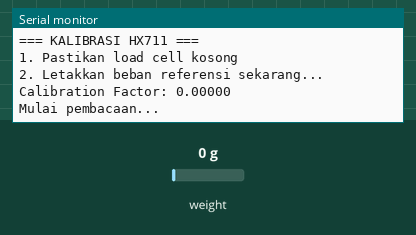
Simulated run of this sketch. Board: Arduino Uno, built with avr-gcc and run on an emulated ATmega328P. On the bench: the last lines printed to the serial monitor. The test bench sets the inputs (shaded band); at power-on: weight on the scale 0 g.

Above: at 9.2 s.
9.3 s: weight on the scale set to 100 g
At 9.8 s:
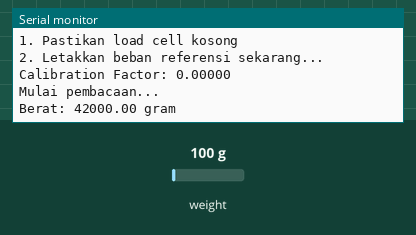
12.5 s: weight on the scale set to 1250 g
At 13.4 s:
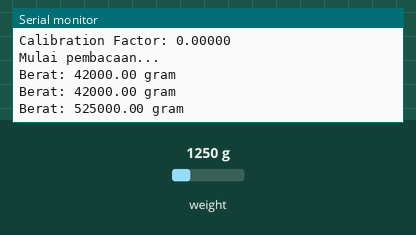

Measured:
- after the input at 9.3 s, the serial monitor: prints a new line after 0.20 s (image 1)
- after the input at 12.5 s, the serial monitor: prints a new line at once (image 2)

The sketch:

sketch_oct6a.ino
```cpp
#include "HX711.h"

HX711 scale;

#define DT 6
#define SCK 7

float calibration_factor = 1;
float beratReferensi = 417.0;
bool sudahKalibrasi = false;

void setup() {
  Serial.begin(9600);
  Serial.println("=== KALIBRASI HX711 ===");
  Serial.println("1. Pastikan load cell kosong");

  scale.begin(DT, SCK);
  scale.set_scale();
  scale.tare(); // nolkan timbangan
  delay(2000);

  Serial.println("2. Letakkan beban referensi sekarang...");
  delay(5000); // waktu untuk menaruh beban
}

void loop() {
  if (!sudahKalibrasi) {
    long bacaanRaw = scale.read_average(10); // rata-rata 10 bacaan
    calibration_factor = (float)bacaanRaw / beratReferensi; // koreksi: raw dibagi berat referensi
    scale.set_scale(calibration_factor);
    sudahKalibrasi = true;
    Serial.print("Calibration Factor: ");
    Serial.println(calibration_factor, 5);
    Serial.println("Mulai pembacaan...");
  }

  float berat = scale.get_units(5);
  if (berat < 0) berat = 0;
  Serial.print("Berat: ");
  Serial.print(berat, 2);
  Serial.println(" gram");
  delay(1000);
}
```
